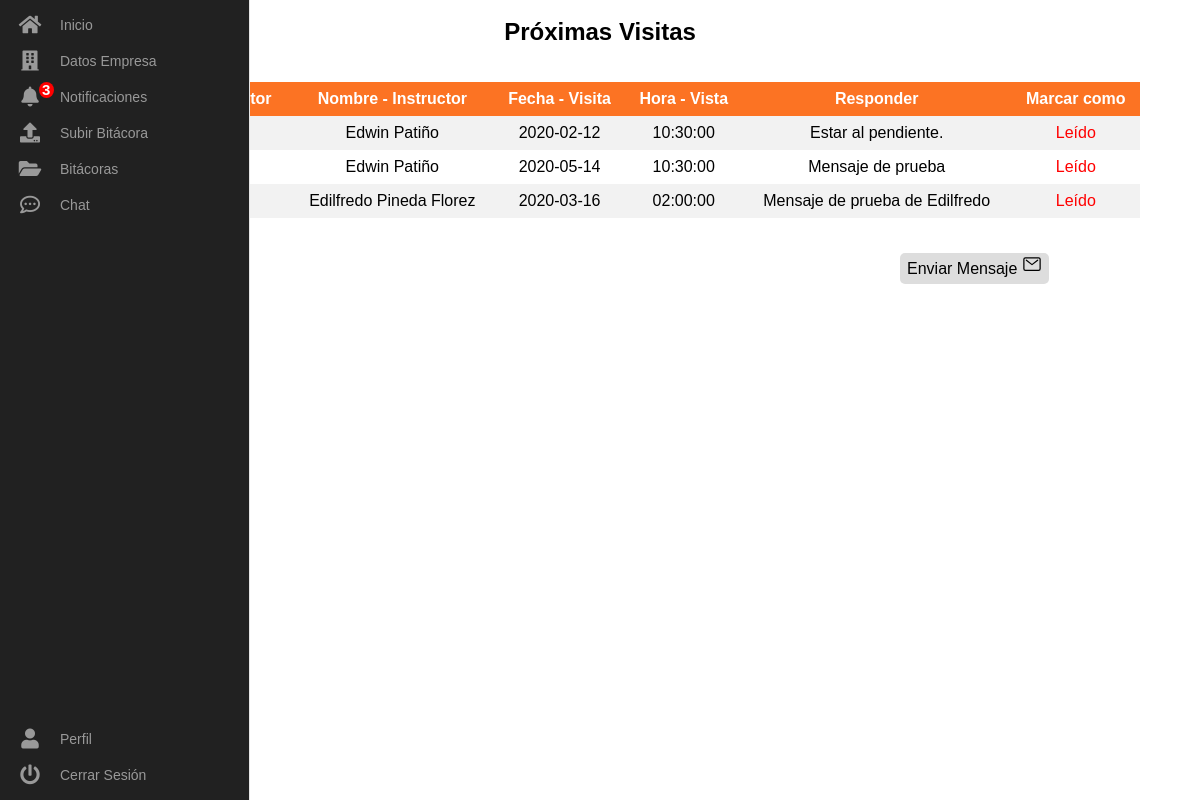
The app's page /views/aprendiz/notificaciones (signed in) with its own data.
### tables this page shows
CREATE TABLE IF NOT EXISTS `tbl_citacion` (
  `id_citacion` int(10) NOT NULL AUTO_INCREMENT,
  `fecha` date DEFAULT NULL,
  `hora` time DEFAULT NULL,
  `id_a` varchar(10) DEFAULT NULL,
  `mensaje` varchar(70) DEFAULT NULL,
  `correo_jefe` varchar(50) NOT NULL,
  `id_instructor` varchar(10) DEFAULT NULL,
  `leido` int(1) NOT NULL,
  PRIMARY KEY (`id_citacion`),
  KEY `id_instructor` (`id_instructor`)
);

CREATE TABLE IF NOT EXISTS `tbl_instructor` (
  `id_instructor` varchar(10) NOT NULL,
  `nombres` varchar(50) DEFAULT NULL,
  `apellidos` varchar(50) DEFAULT NULL,
  `email` varchar(50) DEFAULT NULL,
  `telefono` varchar(15) DEFAULT NULL,
  `programa` varchar(100) DEFAULT NULL,
  `rol` varchar(15) DEFAULT NULL,
  `Identificacion` varchar(10) DEFAULT NULL,
  PRIMARY KEY (`id_instructor`),
  KEY `Identificacion` (`Identificacion`)
);

### views/aprendiz/notificaciones.php (the view, shortened to what this page needs)
<?php
    $id = $_SESSION['aprendiz'];
    if(!isset($id)){
        header("location:../../");
    } else {
?>
    <!DOCTYPE html>
    <html lang="en">
    <head>
        <link rel="stylesheet" href="../../assets/icons/css/all.min.css" />
        <link rel="stylesheet" href="css/estilos.css" />
        <link rel="stylesheet" href="css/tables.css" />
    </head>
    <body>
        <?php require_once './header/header.php'; ?>
        <br/>
        <h2>Próximas Visitas</h2>
        <br /><br />
        <center>
            <table class="table">
                <tr>
                    <th>Identificación - Instructor</th>
                    <th>Nombre - Instructor</th>
                    <th>Fecha - Visita</th>
                    <th>Hora - Vista</th>
                    <th>Responder</th>
                    <th>Marcar como</th>
                </tr>
                <tr>
            <?php
                    include '../../database/conexion.php';
                    $sql = mysqli_query($conexion, "SELECT * FROM tbl_citacion AS ci INNER JOIN tbl_instructor AS ins
                    ON ci.id_instructor = ins.id_instructor WHERE id_a = '$id' ORDER BY id_citacion DESC");
                    while ($fila = mysqli_fetch_assoc($sql)) {
                    ?>
                            <td><?=$fila['id_instructor']?></td>
                            <td><?=$fila['nombres']?> <?=$fila['apellidos']?></td>
                            <td><?=$fila['fecha']?></td>
                            <td><?=$fila['hora']?></td>
                            <td><?=$fila['mensaje']?></td>
                            <td>
                            <?php if($fila['leido'] == 0){ ?>
                                <a  href="includes/leido.php?id_citacion=<?=$fila['id_citacion']?>">Leído</a>
                            <?php } else{?>
                                <a href="includes/Noleido.php?id_citacion=<?=$fila['id_citacion']?>">No leído</a>
                            <?php } ?>
                            </td>
                        </tr>
                        <?php } ?>
            </table>
        </center>
        <br /><br />
        <a href="enviarMensaje" class="enviar">Enviar Mensaje <ion-icon class="mensaje" name="mail-outline"></ion-icon></a>
    </body>
    </html>
<?php } ?>

### views/aprendiz/header/header.php (shortened to what this page needs)
<html>
  <head>
    <link rel="stylesheet" href="./css/estilos.css" />
  </head>
  <body><div class="area"></div><nav class="main-menu">
            <ul>
                <li class="has-subnav">
                    <a href="../aprendiz/aprendiz">
                        <i class="fa fa-home fa-2x"></i>
                        <span class="nav-text">
                            Inicio
                        </span>
                    </a>
                </li>
                <li class="has-subnav">
                    <a href="../aprendiz/datosEmpresa">
                       <i class="fas fa-building fa-2x"></i>
                        <span class="nav-text">
                            Datos Empresa
                        </span>
                    </a>
                </li>
                <?php
                    include '../../database/conexion.php';
                    if(!isset($_SESSION)) {session_start();} else{
                    $id = $_SESSION['aprendiz'];
                    $notificacion = mysqli_query($conexion, "SELECT * FROM tbl_citacion WHERE id_a = '$id' AND leido = 0" );
                    $num = mysqli_num_rows($notificacion);
            }
        ?>
                <li class="has-subnav">
                    <a href="../aprendiz/notificaciones">
                      <i class="fas fa-bell fa-2x"><span class="notificacion"><?php echo $num ?></i></span>
                        <span class="nav-text">
                            Notificaciones
                        </span>
                    </a>
                </li>
                <li class="has-subnav">
                    <a href="../aprendiz/addBitacora">
                      <i class="fas fa-upload fa-2x"></i>
                        <span class="nav-text">
                            Subir Bitácora
                        </span>
                    </a>
                </li>
                <li class="has-subnav">
                    <a href="../aprendiz/subirBitacoras">
                      <i class="fa fa-folder-open fa-2x"></i>
                        <span class="nav-text">
                            Bitácoras
                        </span>
                    </a>
                </li>
                <li class="has-subnav">
                    <a href="http://localhost:6677">
                      <i class="far fa-comment-dots fa-2x"></i>
                        <span class="nav-text">
                            Chat
                        </span>
                    </a>
                </li>
            </ul>
            <ul class="logout">
            <li>
                    <a href="../aprendiz/perfilAprendiz">
                        <i class="fa fa-user fa-2x"></i>
                        <span class="nav-text">
                            Perfil
                        </span>
                    </a>
                </li>
                <li>
                   <a href="../../includes/cerrarSesion.php">
                         <i class="fa fa-power-off fa-2x"></i>
                        <span class="nav-text">
                            Cerrar Sesión
                        </span>
                    </a>
                </li>
            </ul>
        </nav>
  </body>
</html>

### views/aprendiz/css/estilos.css (style rules this page uses)
* { margin: 0; padding: 0; box-sizing: border-box; font-family: sans-serif; }
.enviar { width: 15%; background: #ddd; text-decoration: none; color: black; padding: 7px; border-radius: 5px; margin-left: 75%; }
.fa-2x { font-size: 2em; }
.fa, .fas, .far { position: relative; display: table-cell; width: 60px; height: 36px; text-align: center; vertical-align: middle; font-size:20px; }
.main-menu { background:#212121; border-right:1px solid #e5e5e5; position: fixed; top:0; bottom:0; height:100%; left:0; width:60px; overflow:hidden; -webkit-transition:width .05s linear; transition:width .05s linear; -webkit-transform:translateZ(0) scale(1,1); z-index:1000; }
.main-menu>ul { margin:7px 0; }
.main-menu li { position:relative; display:block; width:250px; }
.main-menu li>a { position:relative; display:table; border-collapse:collapse; border-spacing:0; color:#999; font-family: arial; font-size: 14px; text-decoration:none; -webkit-transform:translateZ(0) scale(1,1); -webkit-transition:all .1s linear; transition:all .1s linear; }
.main-menu .nav-text { position:relative; display:table-cell; vertical-align:middle; width:190px; font-family: 'Titillium Web', sans-serif; }
.main-menu>ul.logout { position:absolute; left:0; bottom:0; }
nav { -webkit-user-select:none; -moz-user-select:none; -ms-user-select:none; -o-user-select:none; user-select:none; }
nav ul,nav li { outline:0; margin:0; padding:0; }
.notificacion { position: absolute; margin-top: -8%; background: red; border-radius: 50%; font-size: 15px; color: white; width: 15px; height: 16px; }
.mensaje { font-size: 20px; font-weight: bold; }
h2 { text-align: center; }

### views/aprendiz/css/tables.css (style rules this page uses)
table { text-align: center; border-collapse: collapse; width: 90%; padding: 50px; }
th, td { text-align: center; padding: 8px; }
tr:nth-child(even) { background-color: #f2f2f2 }
th { background-color: #FC7323; color: white; }
td > a { text-decoration: none; color: red; }

### records on screen
tbl_citacion: id_instructor.nombres "Edwin", id_instructor.apellidos "Patiño", fecha "2020-02-12", hora "10:30:00", mensaje "Estar al pendiente."
tbl_citacion: id_instructor.nombres "Edwin", id_instructor.apellidos "Patiño", fecha "2020-05-14", hora "10:30:00", mensaje "Mensaje de prueba"
tbl_citacion: id_instructor.nombres "Edilfredo", id_instructor.apellidos "Pineda Florez", fecha "2020-03-16", hora "02:00:00", mensaje "Mensaje de prueba de Edilfredo"

### other values on screen
$num "3"
